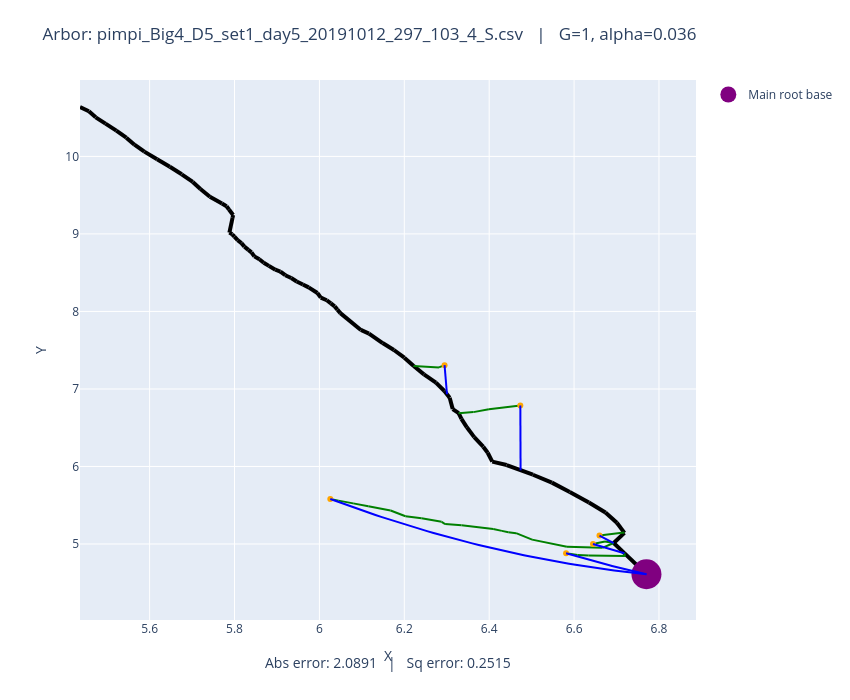

Here is the notebook cell this chart was saved with:
### Code cell
# Plot both observed and optimized
plot_arbors(fname, 1, 0.036)

### Figure 1 — Plotly figure (JSON) as saved in the notebook; plotly's stock layout.template omitted (floating-point values rounded to 4 significant figures)
{"data": [{"line": {"color": "black", "width": 4}, "mode": "lines", "showlegend": false, "type": "scatter", "x": [6.77, 6.718], "y": [4.61, 4.882]}, {"line": {"color": "black", "width": 4}, "mode": "lines", "showlegend": false, "type": "scatter", "x": [6.718, 6.693], "y": [4.882, 5.013]}, {"line": {"color": "black", "width": 4}, "mode": "lines", "showlegend": false, "type": "scatter", "x": [6.693, 6.719], "y": [5.013, 5.144]}, {"line": {"color": "black", "width": 4}, "mode": "lines", "showlegend": false, "type": "scatter", "x": [6.719, 6.701], "y": [5.144, 5.274]}, {"line": {"color": "black", "width": 4}, "mode": "lines", "showlegend": false, "type": "scatter", "x": [6.701, 6.674], "y": [5.274, 5.406]}, {"line": {"color": "black", "width": 4}, "mode": "lines", "showlegend": false, "type": "scatter", "x": [6.674, 6.635], "y": [5.406, 5.536]}, {"line": {"color": "black", "width": 4}, "mode": "lines", "showlegend": false, "type": "scatter", "x": [6.635, 6.59], "y": [5.536, 5.672]}, {"line": {"color": "black", "width": 4}, "mode": "lines", "showlegend": false, "type": "scatter", "x": [6.59, 6.548], "y": [5.672, 5.792]}, {"line": {"color": "black", "width": 4}, "mode": "lines", "showlegend": false, "type": "scatter", "x": [6.548, 6.503], "y": [5.792, 5.894]}, {"line": {"color": "black", "width": 4}, "mode": "lines", "showlegend": false, "type": "scatter", "x": [6.503, 6.441], "y": [5.894, 6.019]}, {"line": {"color": "black", "width": 4}, "mode": "lines", "showlegend": false, "type": "scatter", "x": [6.441, 6.407], "y": [6.019, 6.063]}, {"line": {"color": "black", "width": 4}, "mode": "lines", "showlegend": false, "type": "scatter", "x": [6.407, 6.396], "y": [6.063, 6.177]}, {"line": {"color": "black", "width": 4}, "mode": "lines", "showlegend": false, "type": "scatter", "x": [6.396, 6.386], "y": [6.177, 6.255]}, {"line": {"color": "black", "width": 4}, "mode": "lines", "showlegend": false, "type": "scatter", "x": [6.386, 6.365], "y": [6.255, 6.379]}, {"line": {"color": "black", "width": 4}, "mode": "lines", "showlegend": false, "type": "scatter", "x": [6.365, 6.347], "y": [6.379, 6.505]}, {"line": {"color": "black", "width": 4}, "mode": "lines", "showlegend": false, "type": "scatter", "x": [6.347, 6.335], "y": [6.505, 6.615]}, {"line": {"color": "black", "width": 4}, "mode": "lines", "showlegend": false, "type": "scatter", "x": [6.335, 6.328], "y": [6.615, 6.688]}, {"line": {"color": "black", "width": 4}, "mode": "lines", "showlegend": false, "type": "scatter", "x": [6.328, 6.314], "y": [6.688, 6.741]}, {"line": {"color": "black", "width": 4}, "mode": "lines", "showlegend": false, "type": "scatter", "x": [6.314, 6.307], "y": [6.741, 6.888]}, {"line": {"color": "black", "width": 4}, "mode": "lines", "showlegend": false, "type": "scatter", "x": [6.307, 6.294], "y": [6.888, 6.973]}, {"line": {"color": "black", "width": 4}, "mode": "lines", "showlegend": false, "type": "scatter", "x": [6.294, 6.275], "y": [6.973, 7.082]}, {"line": {"color": "black", "width": 4}, "mode": "lines", "showlegend": false, "type": "scatter", "x": [6.275, 6.246], "y": [7.082, 7.188]}, {"line": {"color": "black", "width": 4}, "mode": "lines", "showlegend": false, "type": "scatter", "x": [6.246, 6.222], "y": [7.188, 7.296]}, {"line": {"color": "black", "width": 4}, "mode": "lines", "showlegend": false, "type": "scatter", "x": [6.222, 6.2], "y": [7.296, 7.404]}, {"line": {"color": "black", "width": 4}, "mode": "lines", "showlegend": false, "type": "scatter", "x": [6.2, 6.176], "y": [7.404, 7.502]}, {"line": {"color": "black", "width": 4}, "mode": "lines", "showlegend": false, "type": "scatter", "x": [6.176, 6.149], "y": [7.502, 7.592]}, {"line": {"color": "black", "width": 4}, "mode": "lines", "showlegend": false, "type": "scatter", "x": [6.149, 6.117], "y": [7.592, 7.715]}, {"line": {"color": "black", "width": 4}, "mode": "lines", "showlegend": false, "type": "scatter", "x": [6.117, 6.098], "y": [7.715, 7.761]}, {"line": {"color": "black", "width": 4}, "mode": "lines", "showlegend": false, "type": "scatter", "x": [6.098, 6.049], "y": [7.761, 7.978]}, {"line": {"color": "black", "width": 4}, "mode": "lines", "showlegend": false, "type": "scatter", "x": [6.049, 6.042], "y": [7.978, 8.023]}, {"line": {"color": "black", "width": 4}, "mode": "lines", "showlegend": false, "type": "scatter", "x": [6.042, 6.036], "y": [8.023, 8.065]}, {"line": {"color": "black", "width": 4}, "mode": "lines", "showlegend": false, "type": "scatter", "x": [6.036, 6.027], "y": [8.065, 8.104]}, {"line": {"color": "black", "width": 4}, "mode": "lines", "showlegend": false, "type": "scatter", "x": [6.027, 6.017], "y": [8.104, 8.145]}, {"line": {"color": "black", "width": 4}, "mode": "lines", "showlegend": false, "type": "scatter", "x": [6.017, 6.003], "y": [8.145, 8.179]}, {"line": {"color": "black", "width": 4}, "mode": "lines", "showlegend": false, "type": "scatter", "x": [6.003, 5.995], "y": [8.179, 8.238]}, {"line": {"color": "black", "width": 4}, "mode": "lines", "showlegend": false, "type": "scatter", "x": [5.995, 5.975], "y": [8.238, 8.31]}, {"line": {"color": "black", "width": 4}, "mode": "lines", "showlegend": false, "type": "scatter", "x": [5.975, 5.961], "y": [8.31, 8.347]}, {"line": {"color": "black", "width": 4}, "mode": "lines", "showlegend": false, "type": "scatter", "x": [5.961, 5.946], "y": [8.347, 8.387]}, {"line": {"color": "black", "width": 4}, "mode": "lines", "showlegend": false, "type": "scatter", "x": [5.946, 5.934], "y": [8.387, 8.431]}, {"line": {"color": "black", "width": 4}, "mode": "lines", "showlegend": false, "type": "scatter", "x": [5.934, 5.92], "y": [8.431, 8.467]}, {"line": {"color": "black", "width": 4}, "mode": "lines", "showlegend": false, "type": "scatter", "x": [5.92, 5.908], "y": [8.467, 8.515]}, {"line": {"color": "black", "width": 4}, "mode": "lines", "showlegend": false, "type": "scatter", "x": [5.908, 5.896], "y": [8.515, 8.538]}, {"line": {"color": "black", "width": 4}, "mode": "lines", "showlegend": false, "type": "scatter", "x": [5.896, 5.881], "y": [8.538, 8.588]}, {"line": {"color": "black", "width": 4}, "mode": "lines", "showlegend": false, "type": "scatter", "x": [5.881, 5.869], "y": [8.588, 8.629]}, {"line": {"color": "black", "width": 4}, "mode": "lines", "showlegend": false, "type": "scatter", "x": [5.869, 5.859], "y": [8.629, 8.673]}, {"line": {"color": "black", "width": 4}, "mode": "lines", "showlegend": false, "type": "scatter", "x": [5.859, 5.847], "y": [8.673, 8.711]}, {"line": {"color": "black", "width": 4}, "mode": "lines", "showlegend": false, "type": "scatter", "x": [5.847, 5.84], "y": [8.711, 8.762]}, {"line": {"color": "black", "width": 4}, "mode": "lines", "showlegend": false, "type": "scatter", "x": [5.84, 5.833], "y": [8.762, 8.795]}, {"line": {"color": "black", "width": 4}, "mode": "lines", "showlegend": false, "type": "scatter", "x": [5.833, 5.823], "y": [8.795, 8.836]}, {"line": {"color": "black", "width": 4}, "mode": "lines", "showlegend": false, "type": "scatter", "x": [5.823, 5.816], "y": [8.836, 8.881]}, {"line": {"color": "black", "width": 4}, "mode": "lines", "showlegend": false, "type": "scatter", "x": [5.816, 5.807], "y": [8.881, 8.919]}, {"line": {"color": "black", "width": 4}, "mode": "lines", "showlegend": false, "type": "scatter", "x": [5.807, 5.8], "y": [8.919, 8.964]}, {"line": {"color": "black", "width": 4}, "mode": "lines", "showlegend": false, "type": "scatter", "x": [5.8, 5.795], "y": [8.964, 8.995]}, {"line": {"color": "black", "width": 4}, "mode": "lines", "showlegend": false, "type": "scatter", "x": [5.795, 5.788], "y": [8.995, 9.017]}, {"line": {"color": "black", "width": 4}, "mode": "lines", "showlegend": false, "type": "scatter", "x": [5.788, 5.795], "y": [9.017, 9.208]}, {"line": {"color": "black", "width": 4}, "mode": "lines", "showlegend": false, "type": "scatter", "x": [5.795, 5.797], "y": [9.208, 9.244]}, {"line": {"color": "black", "width": 4}, "mode": "lines", "showlegend": false, "type": "scatter", "x": [5.797, 5.787], "y": [9.244, 9.315]}, {"line": {"color": "black", "width": 4}, "mode": "lines", "showlegend": false, "type": "scatter", "x": [5.787, 5.781], "y": [9.315, 9.357]}, {"line": {"color": "black", "width": 4}, "mode": "lines", "showlegend": false, "type": "scatter", "x": [5.781, 5.77], "y": [9.357, 9.392]}, {"line": {"color": "black", "width": 4}, "mode": "lines", "showlegend": false, "type": "scatter", "x": [5.77, 5.742], "y": [9.392, 9.479]}, {"line": {"color": "black", "width": 4}, "mode": "lines", "showlegend": false, "type": "scatter", "x": [5.742, 5.72], "y": [9.479, 9.58]}, {"line": {"color": "black", "width": 4}, "mode": "lines", "showlegend": false, "type": "scatter", "x": [5.72, 5.702], "y": [9.58, 9.671]}, {"line": {"color": "black", "width": 4}, "mode": "lines", "showlegend": false, "type": "scatter", "x": [5.702, 5.676], "y": [9.671, 9.77]}, {"line": {"color": "black", "width": 4}, "mode": "lines", "showlegend": false, "type": "scatter", "x": [5.676, 5.648], "y": [9.77, 9.867]}, {"line": {"color": "black", "width": 4}, "mode": "lines", "showlegend": false, "type": "scatter", "x": [5.648, 5.618], "y": [9.867, 9.965]}, {"line": {"color": "black", "width": 4}, "mode": "lines", "showlegend": false, "type": "scatter", "x": [5.618, 5.588], "y": [9.965, 10.06]}, {"line": {"color": "black", "width": 4}, "mode": "lines", "showlegend": false, "type": "scatter", "x": [5.588, 5.564], "y": [10.06, 10.15]}, {"line": {"color": "black", "width": 4}, "mode": "lines", "showlegend": false, "type": "scatter", "x": [5.564, 5.545], "y": [10.15, 10.24]}, {"line": {"color": "black", "width": 4}, "mode": "lines", "showlegend": false, "type": "scatter", "x": [5.545, 5.522], "y": [10.24, 10.33]}, {"line": {"color": "black", "width": 4}, "mode": "lines", "showlegend": false, "type": "scatter", "x": [5.522, 5.496], "y": [10.33, 10.42]}, {"line": {"color": "black", "width": 4}, "mode": "lines", "showlegend": false, "type": "scatter", "x": [5.496, 5.473], "y": [10.42, 10.5]}, {"line": {"color": "black", "width": 4}, "mode": "lines", "showlegend": false, "type": "scatter", "x": [5.473, 5.457], "y": [10.5, 10.58]}, {"line": {"color": "black", "width": 4}, "mode": "lines", "showlegend": false, "type": "scatter", "x": [5.457, 5.436], "y": [10.58, 10.64]}, {"line": {"color": "green", "width": 2}, "mode": "lines", "showlegend": false, "type": "scatter", "x": [6.66, 6.717], "y": [5.109, 5.147]}, {"line": {"color": "green", "width": 2}, "mode": "lines", "showlegend": false, "type": "scatter", "x": [6.717, 6.719], "y": [5.147, 5.144]}, {"line": {"color": "green", "width": 2}, "mode": "lines", "showlegend": false, "type": "scatter", "x": [6.645, 6.673], "y": [5.001, 5.034]}, {"line": {"color": "green", "width": 2}, "mode": "lines", "showlegend": false, "type": "scatter", "x": [6.673, 6.693], "y": [5.034, 5.013]}, {"line": {"color": "green", "width": 2}, "mode": "lines", "showlegend": false, "type": "scatter", "x": [6.026, 6.045], "y": [5.581, 5.559]}, {"line": {"color": "green", "width": 2}, "mode": "lines", "showlegend": false, "type": "scatter", "x": [6.045, 6.08], "y": [5.559, 5.524]}, {"line": {"color": "green", "width": 2}, "mode": "lines", "showlegend": false, "type": "scatter", "x": [6.08, 6.115], "y": [5.524, 5.486]}, {"line": {"color": "green", "width": 2}, "mode": "lines", "showlegend": false, "type": "scatter", "x": [6.115, 6.168], "y": [5.486, 5.433]}, {"line": {"color": "green", "width": 2}, "mode": "lines", "showlegend": false, "type": "scatter", "x": [6.168, 6.203], "y": [5.433, 5.358]}, {"line": {"color": "green", "width": 2}, "mode": "lines", "showlegend": false, "type": "scatter", "x": [6.203, 6.241], "y": [5.358, 5.332]}, {"line": {"color": "green", "width": 2}, "mode": "lines", "showlegend": false, "type": "scatter", "x": [6.241, 6.288], "y": [5.332, 5.286]}, {"line": {"color": "green", "width": 2}, "mode": "lines", "showlegend": false, "type": "scatter", "x": [6.288, 6.296], "y": [5.286, 5.257]}, {"line": {"color": "green", "width": 2}, "mode": "lines", "showlegend": false, "type": "scatter", "x": [6.296, 6.335], "y": [5.257, 5.241]}, {"line": {"color": "green", "width": 2}, "mode": "lines", "showlegend": false, "type": "scatter", "x": [6.335, 6.41], "y": [5.241, 5.194]}, {"line": {"color": "green", "width": 2}, "mode": "lines", "showlegend": false, "type": "scatter", "x": [6.41, 6.43], "y": [5.194, 5.169]}, {"line": {"color": "green", "width": 2}, "mode": "lines", "showlegend": false, "type": "scatter", "x": [6.43, 6.445], "y": [5.169, 5.151]}, {"line": {"color": "green", "width": 2}, "mode": "lines", "showlegend": false, "type": "scatter", "x": [6.445, 6.463], "y": [5.151, 5.14]}, {"line": {"color": "green", "width": 2}, "mode": "lines", "showlegend": false, "type": "scatter", "x": [6.463, 6.501], "y": [5.14, 5.056]}, {"line": {"color": "green", "width": 2}, "mode": "lines", "showlegend": false, "type": "scatter", "x": [6.501, 6.583], "y": [5.056, 4.963]}, {"line": {"color": "green", "width": 2}, "mode": "lines", "showlegend": false, "type": "scatter", "x": [6.583, 6.667], "y": [4.963, 4.951]}, {"line": {"color": "green", "width": 2}, "mode": "lines", "showlegend": false, "type": "scatter", "x": [6.667, 6.693], "y": [4.951, 5.013]}, {"line": {"color": "green", "width": 2}, "mode": "lines", "showlegend": false, "type": "scatter", "x": [6.581, 6.608], "y": [4.88, 4.86]}, {"line": {"color": "green", "width": 2}, "mode": "lines", "showlegend": false, "type": "scatter", "x": [6.608, 6.634], "y": [4.86, 4.851]}, {"line": {"color": "green", "width": 2}, "mode": "lines", "showlegend": false, "type": "scatter", "x": [6.634, 6.72], "y": [4.851, 4.845]}, {"line": {"color": "green", "width": 2}, "mode": "lines", "showlegend": false, "type": "scatter", "x": [6.72, 6.718], "y": [4.845, 4.882]}, {"line": {"color": "green", "width": 2}, "mode": "lines", "showlegend": false, "type": "scatter", "x": [6.295, 6.282], "y": [7.307, 7.278]}, {"line": {"color": "green", "width": 2}, "mode": "lines", "showlegend": false, "type": "scatter", "x": [6.282, 6.222], "y": [7.278, 7.296]}, {"line": {"color": "green", "width": 2}, "mode": "lines", "showlegend": false, "type": "scatter", "x": [6.473, 6.399], "y": [6.788, 6.737]}, {"line": {"color": "green", "width": 2}, "mode": "lines", "showlegend": false, "type": "scatter", "x": [6.399, 6.363], "y": [6.737, 6.701]}, {"line": {"color": "green", "width": 2}, "mode": "lines", "showlegend": false, "type": "scatter", "x": [6.363, 6.328], "y": [6.701, 6.688]}, {"marker": {"color": "orange"}, "mode": "markers", "showlegend": false, "type": "scatter", "x": [6.66], "y": [5.109]}, {"marker": {"color": "orange"}, "mode": "markers", "showlegend": false, "type": "scatter", "x": [6.645], "y": [5.001]}, {"marker": {"color": "orange"}, "mode": "markers", "showlegend": false, "type": "scatter", "x": [6.026], "y": [5.581]}, {"marker": {"color": "orange"}, "mode": "markers", "showlegend": false, "type": "scatter", "x": [6.581], "y": [4.88]}, {"marker": {"color": "orange"}, "mode": "markers", "showlegend": false, "type": "scatter", "x": [6.295], "y": [7.307]}, {"marker": {"color": "orange"}, "mode": "markers", "showlegend": false, "type": "scatter", "x": [6.473], "y": [6.788]}, {"marker": {"color": "purple", "size": 30}, "mode": "markers", "name": "Main root base", "type": "scatter", "x": [6.77], "y": [4.61]}, {"line": {"color": "blue"}, "mode": "lines", "showlegend": false, "type": "scatter", "x": [6.66, 6.661, 6.661, 6.662, 6.663, 6.663, 6.664, 6.665, 6.665, 6.666, 6.667, 6.667, 6.668, 6.669, 6.669, 6.67, 6.671, 6.671, 6.672, 6.673, 6.674, 6.674, 6.675, 6.676, 6.676, 6.677, 6.678, 6.678, 6.679, 6.68, 6.68, 6.681, 6.682, 6.682, 6.683, 6.684, 6.684, 6.685, 6.686, 6.686, 6.687, 6.688, 6.689, 6.689, 6.69, 6.691, 6.691, 6.692, 6.693, 6.693], "y": [5.109, 5.107, 5.105, 5.103, 5.101, 5.099, 5.097, 5.095, 5.093, 5.091, 5.089, 5.087, 5.085, 5.083, 5.082, 5.08, 5.078, 5.076, 5.074, 5.072, 5.07, 5.068, 5.066, 5.064, 5.062, 5.06, 5.058, 5.056, 5.054, 5.052, 5.05, 5.048, 5.046, 5.044, 5.042, 5.04, 5.038, 5.036, 5.034, 5.032, 5.03, 5.028, 5.026, 5.024, 5.022, 5.021, 5.019, 5.017, 5.015, 5.013]}, {"line": {"color": "blue"}, "mode": "lines", "showlegend": false, "type": "scatter", "x": [6.645, 6.646, 6.648, 6.649, 6.651, 6.652, 6.654, 6.655, 6.657, 6.658, 6.66, 6.661, 6.663, 6.664, 6.666, 6.667, 6.669, 6.67, 6.672, 6.673, 6.675, 6.676, 6.678, 6.679, 6.681, 6.682, 6.684, 6.685, 6.687, 6.688, 6.69, 6.691, 6.693, 6.694, 6.696, 6.697, 6.699, 6.7, 6.702, 6.703, 6.705, 6.706, 6.708, 6.709, 6.711, 6.712, 6.714, 6.715, 6.717, 6.718], "y": [5.001, 4.998, 4.996, 4.993, 4.991, 4.988, 4.986, 4.983, 4.981, 4.978, 4.976, 4.973, 4.971, 4.968, 4.966, 4.963, 4.961, 4.958, 4.956, 4.953, 4.951, 4.948, 4.946, 4.944, 4.941, 4.939, 4.936, 4.934, 4.931, 4.929, 4.927, 4.924, 4.922, 4.919, 4.917, 4.915, 4.912, 4.91, 4.908, 4.905, 4.903, 4.9, 4.898, 4.896, 4.893, 4.891, 4.889, 4.886, 4.884, 4.882]}, {"line": {"color": "blue"}, "mode": "lines", "showlegend": false, "type": "scatter", "x": [6.026, 6.041, 6.056, 6.071, 6.086, 6.102, 6.117, 6.132, 6.147, 6.162, 6.178, 6.193, 6.208, 6.223, 6.238, 6.254, 6.269, 6.284, 6.299, 6.314, 6.33, 6.345, 6.36, 6.375, 6.39, 6.406, 6.421, 6.436, 6.451, 6.466, 6.482, 6.497, 6.512, 6.527, 6.542, 6.558, 6.573, 6.588, 6.603, 6.618, 6.634, 6.649, 6.664, 6.679, 6.694, 6.71, 6.725, 6.74, 6.755, 6.77], "y": [5.581, 5.55, 5.52, 5.49, 5.46, 5.431, 5.403, 5.374, 5.347, 5.32, 5.293, 5.267, 5.241, 5.215, 5.19, 5.166, 5.142, 5.118, 5.095, 5.073, 5.051, 5.029, 5.008, 4.987, 4.967, 4.947, 4.928, 4.909, 4.89, 4.872, 4.855, 4.838, 4.821, 4.805, 4.789, 4.774, 4.759, 4.745, 4.731, 4.718, 4.705, 4.693, 4.681, 4.669, 4.658, 4.648, 4.637, 4.628, 4.619, 4.61]}, {"line": {"color": "blue"}, "mode": "lines", "showlegend": false, "type": "scatter", "x": [6.581, 6.585, 6.589, 6.593, 6.597, 6.6, 6.604, 6.608, 6.612, 6.616, 6.62, 6.624, 6.628, 6.631, 6.635, 6.639, 6.643, 6.647, 6.651, 6.655, 6.658, 6.662, 6.666, 6.67, 6.674, 6.678, 6.682, 6.685, 6.689, 6.693, 6.697, 6.701, 6.705, 6.709, 6.713, 6.716, 6.72, 6.724, 6.728, 6.732, 6.736, 6.74, 6.743, 6.747, 6.751, 6.755, 6.759, 6.763, 6.767, 6.77], "y": [4.88, 4.874, 4.868, 4.862, 4.855, 4.849, 4.843, 4.837, 4.831, 4.825, 4.819, 4.813, 4.807, 4.801, 4.796, 4.79, 4.784, 4.778, 4.773, 4.767, 4.761, 4.756, 4.75, 4.744, 4.739, 4.733, 4.728, 4.722, 4.717, 4.712, 4.706, 4.701, 4.695, 4.69, 4.685, 4.68, 4.675, 4.669, 4.664, 4.659, 4.654, 4.649, 4.644, 4.639, 4.634, 4.629, 4.624, 4.619, 4.615, 4.61]}, {"line": {"color": "blue"}, "mode": "lines", "showlegend": false, "type": "scatter", "x": [6.295, 6.295, 6.295, 6.295, 6.295, 6.295, 6.296, 6.296, 6.296, 6.296, 6.296, 6.296, 6.296, 6.296, 6.296, 6.297, 6.297, 6.297, 6.297, 6.297, 6.297, 6.297, 6.297, 6.298, 6.298, 6.298, 6.298, 6.298, 6.298, 6.298, 6.298, 6.298, 6.299, 6.299, 6.299, 6.299, 6.299, 6.299, 6.299, 6.299, 6.3, 6.3, 6.3, 6.3, 6.3, 6.3, 6.3, 6.3, 6.3, 6.301], "y": [7.307, 7.3, 7.292, 7.284, 7.277, 7.269, 7.261, 7.254, 7.246, 7.238, 7.231, 7.223, 7.215, 7.208, 7.2, 7.192, 7.185, 7.177, 7.169, 7.162, 7.154, 7.146, 7.139, 7.131, 7.123, 7.116, 7.108, 7.1, 7.092, 7.085, 7.077, 7.069, 7.062, 7.054, 7.046, 7.039, 7.031, 7.023, 7.016, 7.008, 7.0, 6.993, 6.985, 6.977, 6.97, 6.962, 6.954, 6.947, 6.939, 6.931]}, {"line": {"color": "blue"}, "mode": "lines", "showlegend": false, "type": "scatter", "x": [6.473, 6.473, 6.473, 6.473, 6.473, 6.473, 6.473, 6.473, 6.473, 6.473, 6.473, 6.474, 6.474, 6.474, 6.474, 6.474, 6.474, 6.474, 6.474, 6.474, 6.474, 6.474, 6.474, 6.474, 6.474, 6.474, 6.474, 6.474, 6.474, 6.474, 6.474, 6.474, 6.474, 6.474, 6.474, 6.474, 6.474, 6.474, 6.474, 6.474, 6.474, 6.474, 6.474, 6.474, 6.474, 6.474, 6.474, 6.474, 6.474, 6.474], "y": [6.788, 6.771, 6.754, 6.737, 6.72, 6.703, 6.686, 6.669, 6.652, 6.635, 6.618, 6.601, 6.584, 6.566, 6.549, 6.532, 6.515, 6.498, 6.481, 6.464, 6.447, 6.43, 6.413, 6.396, 6.379, 6.362, 6.345, 6.328, 6.311, 6.294, 6.277, 6.259, 6.242, 6.225, 6.208, 6.191, 6.174, 6.157, 6.14, 6.123, 6.106, 6.089, 6.072, 6.055, 6.038, 6.021, 6.004, 5.987, 5.97, 5.953]}], "layout": {"annotations": [{"font": {"size": 14}, "showarrow": false, "text": "Abs error: 2.0891   |   Sq error: 0.2515", "x": 0.5, "xref": "paper", "y": -0.1, "yref": "paper"}], "height": 700, "margin": {"b": 80, "t": 80}, "title": {"text": "Arbor: pimpi_Big4_D5_set1_day5_20191012_297_103_4_S.csv   |   G=1, alpha=0.036"}, "width": 850, "xaxis": {"autorange": true, "range": [5.436, 6.888], "title": {"text": "X"}, "type": "linear"}, "yaxis": {"autorange": true, "range": [4.02, 10.99], "title": {"text": "Y"}, "type": "linear"}}}
